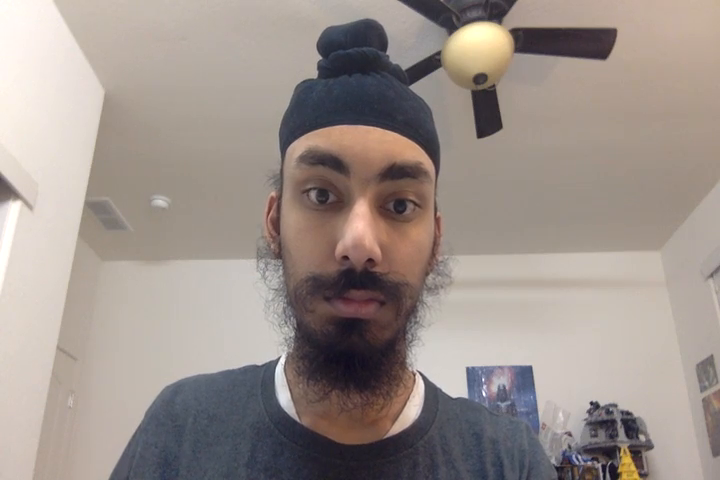
#> input picture frame 44 of BobTopDown_mocap.mp4, 720 x 480 px
$ python test.py
#> lines starting #> are read from the running program, lines starting #| are printed output that depends on the picture
import cv2

cap = cv2.VideoCapture('BobTopDown_mocap.mp4')
while cap.isOpened():
    s, frame = cap.read()
#> frame is the input picture: shape (480, 720, 3); mean B, G, R 139.9, 145.7, 156.6
    gray = cv2.cvtColor(frame, cv2.COLOR_BGR2GRAY)
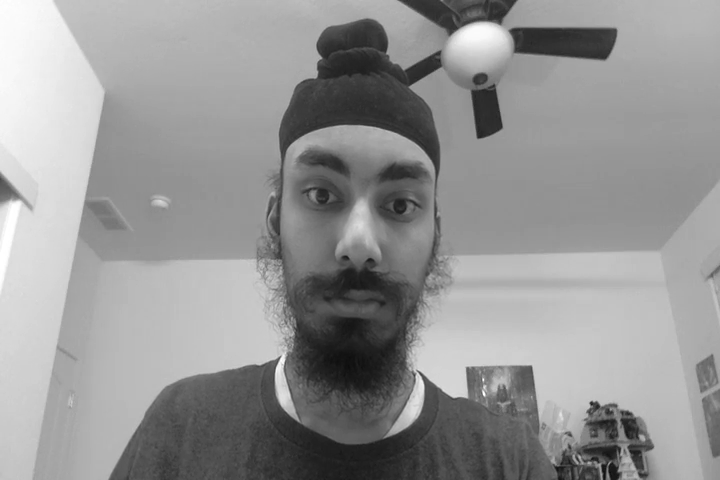
#> gray: shape (480, 720); min 12, max 255, mean 148.4
    cv2.imshow('test', gray)

$ run again, starting later in the video
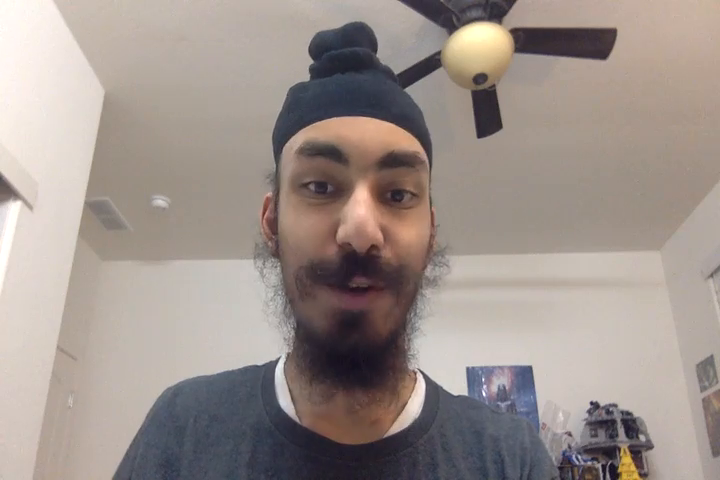
#> input picture frame 199 of BobTopDown_mocap.mp4, 720 x 480 px
#> frame is the input picture: shape (480, 720, 3); mean B, G, R 140.4, 146, 157.2
#> `gray = cv2.cvtColor(frame, cv2.COLOR_BGR2GRAY)`:
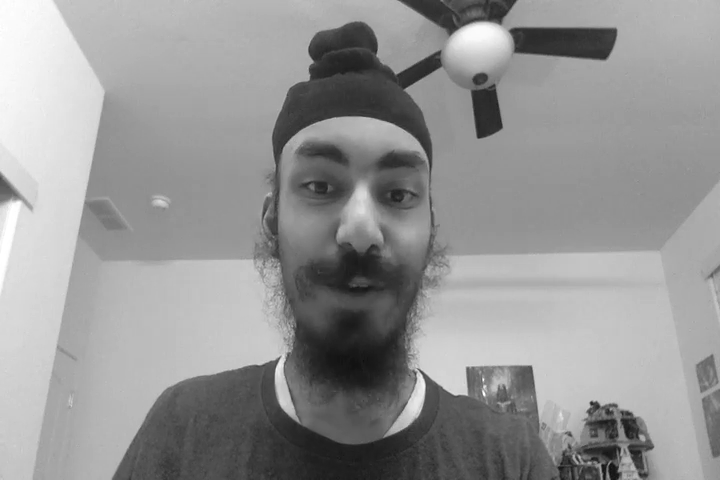
#> gray: shape (480, 720); min 13, max 255, mean 148.8

$ run again, starting later in the video
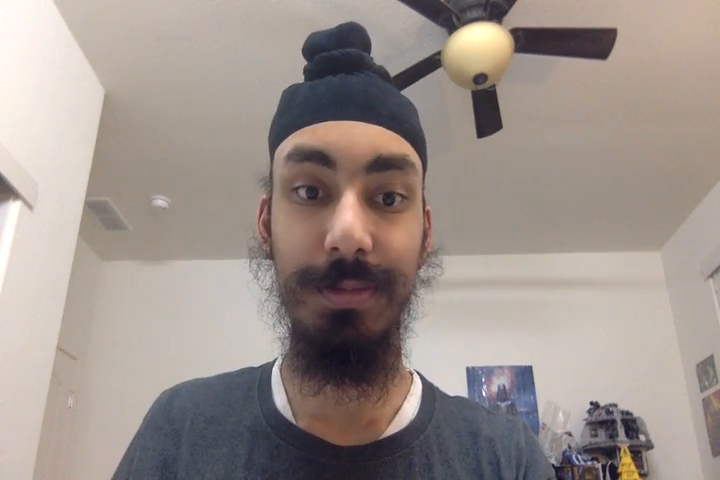
#> input picture frame 355 of BobTopDown_mocap.mp4, 720 x 480 px
#> frame is the input picture: shape (480, 720, 3); mean B, G, R 140.5, 146.2, 157.4
#> `gray = cv2.cvtColor(frame, cv2.COLOR_BGR2GRAY)`:
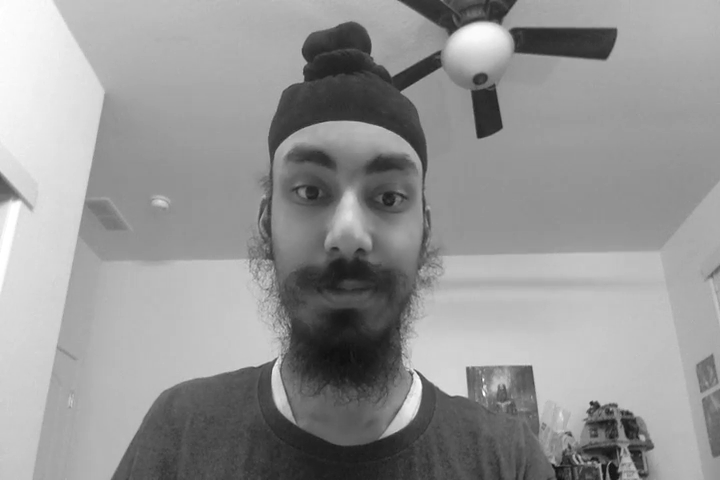
#> gray: shape (480, 720); min 13, max 255, mean 149
